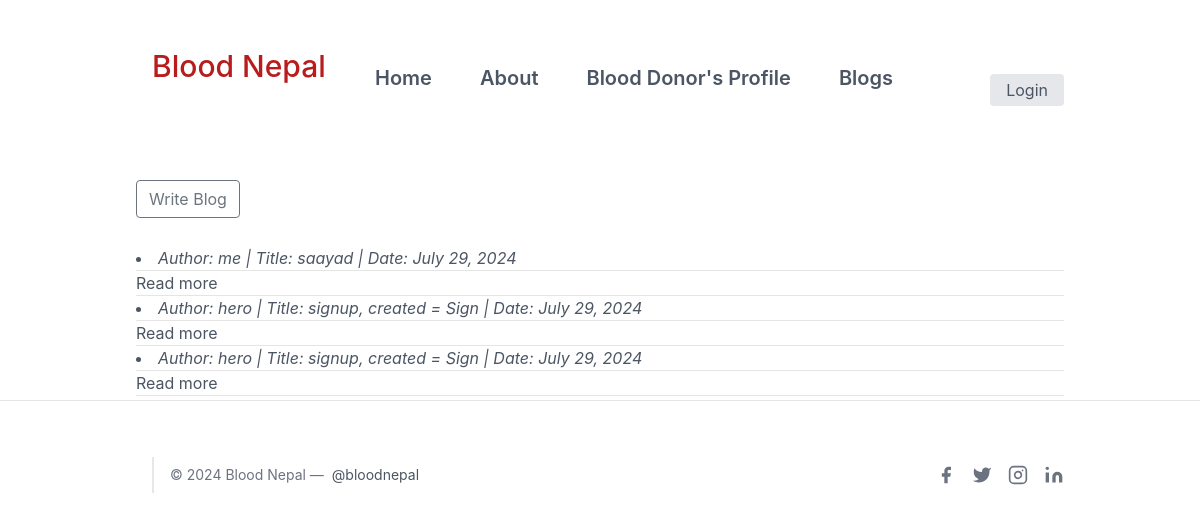
Screenshot of /blog/ with the database file from the repository.
### blog/models.py (models this page shows, shortened)
class Blog(models.Model):
    user = models.ForeignKey(User, on_delete=models.CASCADE, null=True)
    signup = models.ForeignKey(SignUp, on_delete=models.CASCADE, null= True)
    title = models.CharField('title',max_length=30)
    date = models.DateField(default=timezone.now,null=True,blank=False)
    content = models.TextField()
    list_display = ('user', 'title', 'author','date')

### blog/views.py (the view)
# urls.py: path("", views.blog, name="blog"),
def blog(request):
    username = request.user.username # Gets the username of user who is logged in from User table
    blog_post = Blog.objects.all()
    context = {'username':username,'blog_post':blog_post}
    return render(request, "blog/blog.html", context)

### blog/templates/blog/blog.html (shortened to what this page needs)
{% extends 'profile/base.html' %}
{% block body %}
 <div class="container text-justify px-5 py-4 mx-auto">
  <a href="{% url 'write_blog' %}">
    <button class="btn btn-outline-secondary my-2 my-sm-0" type="submit">
        Write Blog
  </button>
</a>
</div>
  <section class="text-gray-600 body-font">
    <div class="container px-5 py-1 mx-auto justify-content-centre">
      {% for blogs in blog_post %}
          <li><em>Author: {{blogs.user}} |    Title: {{blogs.title}} | Date: {{blogs.date}} </em>
        </li><hr>
          <a href="{% url 'read_post' blogs.id %}"> Read more </a>
          <hr>
      {% endfor %}
    </div>
  <hr>
{% endblock %}

### rows the page displays
Blog: user "me", title "saayad", date "July 29, 2024"
Blog: user "hero", title "signup, created = Sign", date "July 29, 2024"
Blog: user "hero", title "signup, created = Sign", date "July 29, 2024"
